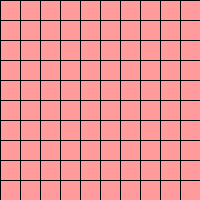
Frame 1 (no input)
Frame 60 (the mouse pressed at the canvas centre just before this capture): identical to frame 1, image omitted
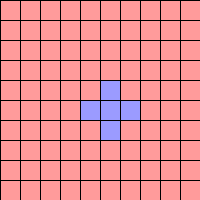
Frame 120 (the mouse held since frame 60 and released just before this capture)

The Processing sketch that drew these frames (run headless with seeded random() and noise(); from frame 60 on, the mouse is pressed at the canvas centre):

// Processing sketch: Part4_5_1
// ── Part4_5_1.pde
int[][] a;

void setup(){
  size(200, 200);
  a = new int[10][10];
  for(int i=0; i<10; i++){
    for(int j=0; j<10; j++){
      a[i][j] = 1;
    }
  }
}

void draw(){
  background(255, 255, 255);
  for(int i=0; i<10; i++){
    for(int j=0; j<10; j++){
      if(a[i][j]==1){
        fill(255, 0, 0, 100);
      }else{
        fill(0, 0, 255, 100);
      }
      rect(i*20, j*20, 20, 20);
    }
  }
}

void mousePressed(){
  int i = mouseX/20;
  int j = mouseY/20;
  a[i][j] *= -1;
  if(i>0) a[i-1][j] *= -1;
  if(i<9) a[i+1][j] *= -1;
  if(j>0) a[i][j-1] *= -1;
  if(j<9) a[i][j+1] *= -1;
}
